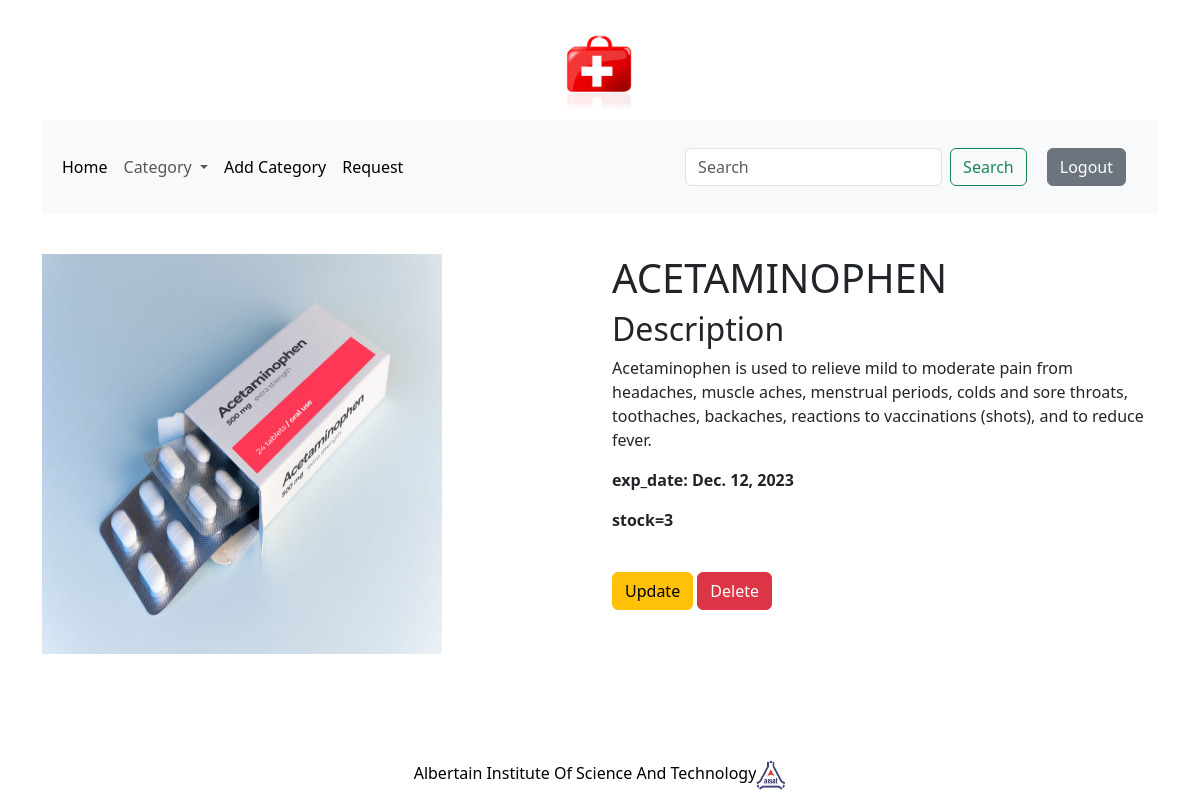
The app's page /fever/apples/ (signed in) with its own data.
### firstaid_app/models.py (models this page shows, shortened)
class Medicine(models.Model):
    name=models.CharField(max_length=250,unique=True)
    slug=models.SlugField(max_length=250,unique=True)
    stock=models.IntegerField()
    exp_date=models.DateField()
    created=models.DateTimeField(auto_now_add=True)
    available=models.BooleanField(default=True)
    img=models.ImageField(upload_to='medicine')
    desc = models.TextField()
    category=models.ForeignKey(Category,on_delete=models.CASCADE,default=1)
    class Meta:
        ordering=('name',)

### firstaid_app/views.py (the view)
# urls.py: path('<slug:c_slug>/<slug:m_slug>/',views.meddetial,name='view_med'),
def meddetial(request,c_slug,m_slug):
    medicine = None
    if c_slug != None:
        medicine=Medicine.objects.get(slug=m_slug)
    return render(request,'medicine.html',dict(medicine=medicine))

### firstaid_app/context-processors.py (called while the page is built)
def context(request):
    link=Category.objects.all()
    return dict(link=link)

### firstaid_app/models.py (called while the page is built)
    def get_url(self):
        return reverse('firstaid_app:view_by_cat',args=[self.slug])

### template/medicine.html (shortened to what this page needs)
{% extends 'base.html' %}
{% load static %}
{% block body %}
<div class="row">
    <div class="col-12 col-sm-12 col-md-12 col-lg-6">
        <img src="{{medicine.img.url}}" alt="{{medicine.name}}" width="400px" height="400px">
    </div>
    <div class="col-12 col-sm-12 col-md-12 col-lg-6 mxauto">
        <div class="med_desc">
        <h1 style="text-transform: uppercase;">{{medicine.name}}</h1>
        <h2>Description</h2>
        <p>{{medicine.desc}}</p>
        <p><b>exp_date: {{medicine.exp_date}}</b></p>
        <p><b>stock={{medicine.stock}}</b></p><br>
            </div>
        {% if user.is_administrator %}
        <a href="{% url 'edit:update' med_id=medicine.id %}"><button class="btn btn-warning" type="submit">Update</button></a>
        <a href="{% url 'edit:delete' med_id=medicine.id %}"><button class="btn btn-danger" type="submit">Delete</button></a>
       {% else %}
                {% if medicine.stock > 0 %}
<a href="{% url 'cart:add_to_cart' med_id=medicine.id %}"><button class='btn btn-primary' type="submit">add to cart</button></a><br><br>
{% else %}
        <p style="font-size:25px;color:red"><b>out of stock</b></p><br><br>
{% endif %}
        {% endif %}
        </div>
    </div>
{% endblock %}

### static/css/custm.css (style rules this page uses)
body { display: flex; flex-direction: column; min-height: 100vh; margin: 0; }

### records on screen
Medicine: img (picture), name "ACETAMINOPHEN", desc "Acetaminophen is used to relieve mild to moderate pain from headaches, muscle aches, menstrual periods, colds and sore throats, toothaches, backaches, reactions to vaccinations (shots), and to reduce fever.", exp_date "Dec. 12, 2023", stock "3"
